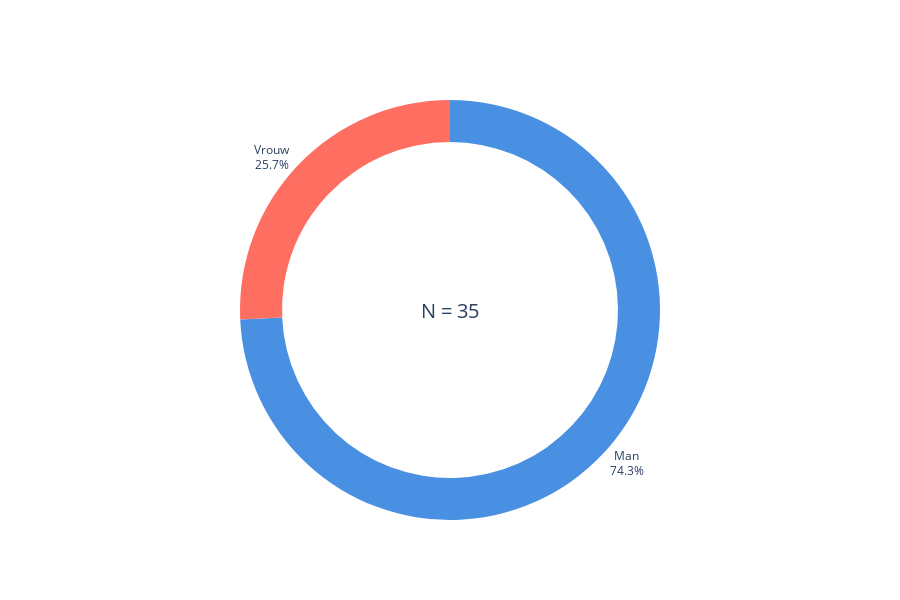

The notebook cell this image was saved under:
### Code cell
import plotly.graph_objects as go


# Aantal mannen en vrouwen tellen
aantal_mannen = len(data[data['geslacht'] == 'Man'])
aantal_vrouwen = len(data[data['geslacht'] == 'Vrouw'])

# Data voor de chart
labels = ['Man', 'Vrouw']
values = [aantal_mannen, aantal_vrouwen]

# Kleuren voor de sectoren van het cirkeldiagram
colors = ['#4a90e2', '#ff6f61']

# Donut chart maken met Plotly
pie_trace = go.Pie(
    labels=labels,
    values=values,
    hole=0.8,
    textposition='outside',
    textinfo="label+percent",
    marker={'colors': colors}
)

pie_layout = go.Layout(
    # title='Verdeling van geslachten',
    showlegend=False,
    height=600,
    annotations=[dict(text='N = 35', x=0.5, y=0.5, font_size=20, showarrow=False)]
)

fig = go.Figure(
    data=[pie_trace],
    layout=pie_layout
)

fig.show()

### Figure 1 — Plotly figure (JSON) as saved in the notebook; plotly's stock layout.template omitted (floating-point values rounded to 4 significant figures)
{"data": [{"hole": 0.8, "labels": ["Man", "Vrouw"], "marker": {"colors": ["#4a90e2", "#ff6f61"]}, "textinfo": "label+percent", "textposition": "outside", "type": "pie", "values": [26, 9]}], "layout": {"annotations": [{"font": {"size": 20}, "showarrow": false, "text": "N = 35", "x": 0.5, "y": 0.5}], "height": 600, "showlegend": false}}
